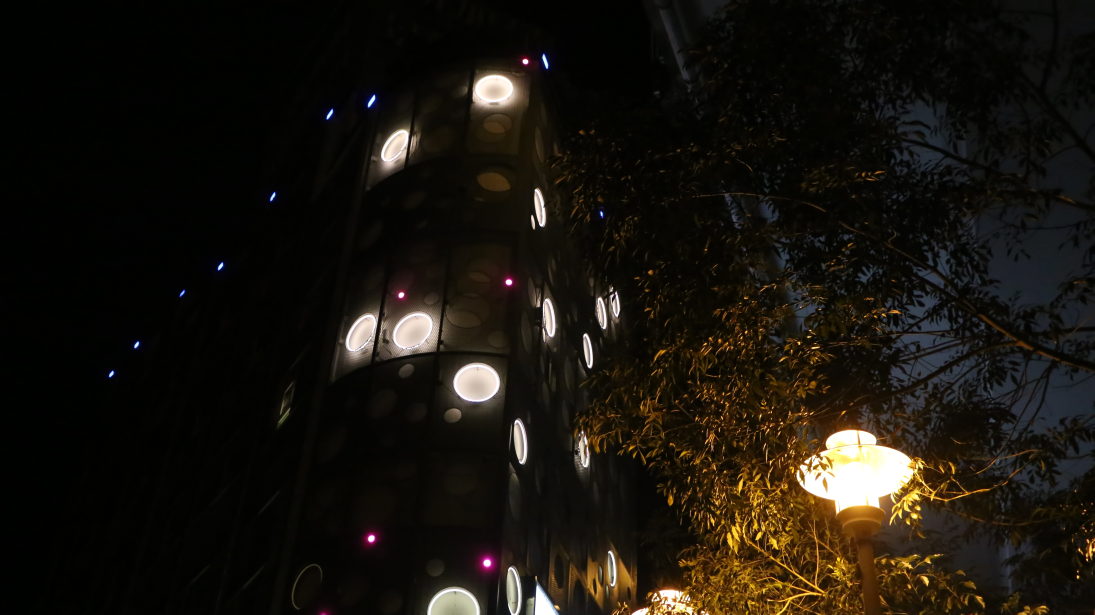
#> input picture hw1_HDR/images/test/IMG_0586.JPG, 5472 x 3072 px (shown at 1/5 size); its folder holds only this picture in this run
$ jupyter execute Image_alignment.ipynb
#> lines starting #> are read from the running program, lines starting #| are printed output that depends on the picture; after the words box and inside, x2 and y2 are one past the last pixel; in counts of white or black regions, pixels touching at a corner belong together
[cell 1]
from pathlib import Path

import cv2
import os.path as op
import matplotlib.pyplot as plt
import numpy as np

[cell 2]
data_pth = op.join("images", "test")
img_set = []

[cell 3]
def imshow(img, cmap=None):
    plt.imshow(img, cmap)
    plt.show()

[cell 4]
img_set.clear()
for img_pth in sorted(Path(data_pth).glob(f'IMG*.JPG')):
    #print(img_pth)
    img = cv2.imread(op.join(img_pth))
#> img is the input picture: shape (3072, 5472, 3); mean B, G, R 14, 20.9, 25.1
    img = cv2.cvtColor(img, cv2.COLOR_BGR2RGB)
    imshow(img)
    img_set.append(img)

[cell 5]
# Alignment: Median Threshold Bitmap
# Take first image as base to alignment
img_name = op.join(data_pth, f'00.JPG')
base_img_bgr =  cv2.cvtColor(img_set[0], cv2.COLOR_RGB2BGR)
#cv2.imwrite(img_name, base_img_bgr)

img_set_copy = img_set.copy()
#> img_set_copy = 1 item
img_base = img_set_copy[0]
img_set_copy.remove(img_base)
pyramid_level = 6

img_base_set = []
for i in range(pyramid_level):
    img_gray = cv2.cvtColor(img_base, cv2.COLOR_RGB2GRAY)
    threshold = np.median(img_gray)
    _, img_thresh = cv2.threshold(img_gray, threshold, 1, cv2.THRESH_BINARY)
    mask_img = cv2.inRange(img_gray, threshold - 10, threshold + 10) / 255
    img_base_set.append((img_thresh, mask_img))
    imshow(img_thresh, 'gray')
    imshow(mask_img, 'gray')

    img_base = cv2.resize(img_base, (round(img_base.shape[1]/2), round(img_base.shape[0]/2)), interpolation=cv2.INTER_CUBIC)
#> this loop made 6 passes
#> pass 1, `img_gray = cv2.cvtColor(img_base, cv2.COLOR_RGB2GRAY)`:
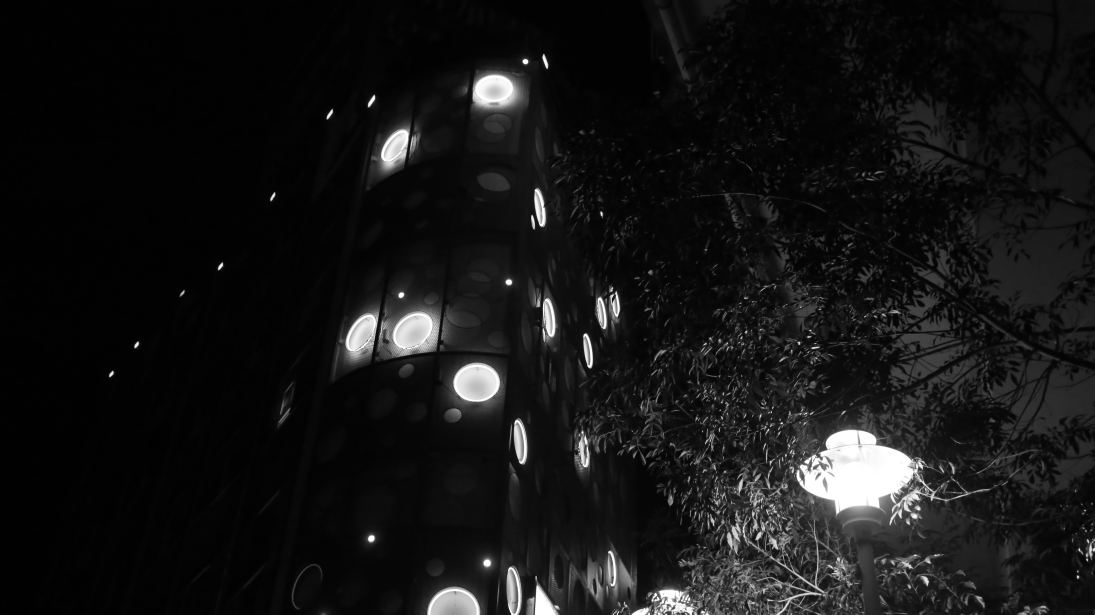
#> img_gray: shape (3072, 5472) (shown at 1/5 size); min 0, max 255, mean 21.4
#> pass 1, `_, img_thresh = cv2.threshold(img_gray, threshold, 1, cv2.THRESH_BINARY)`:
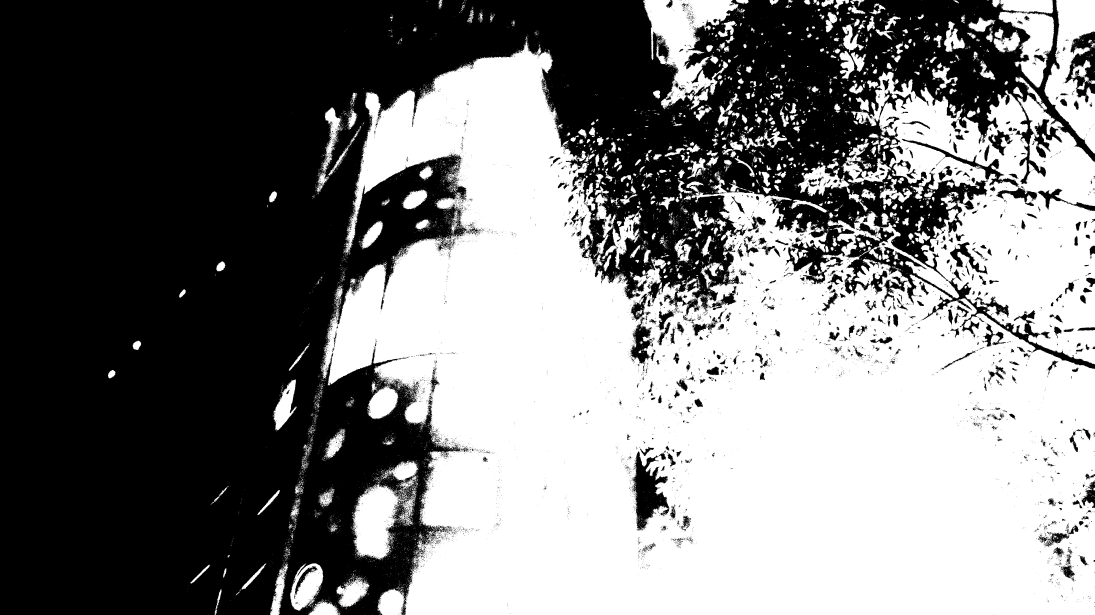
#> img_thresh: shape (3072, 5472) (shown at 1/5 size); values 0 (black) and 1 (white), 48.8% white; 15539 white regions (14427 under 20 px), largest, box (x1, y1, x2, y2) and area: (1606, 202, 5472, 3072) 6494744, (4255, 357, 5472, 1821) 804166, (3215, 0, 3694, 546) 110391
#> pass 1, `mask_img = cv2.inRange(img_gray, threshold - 10, threshold + 10) / 255`:
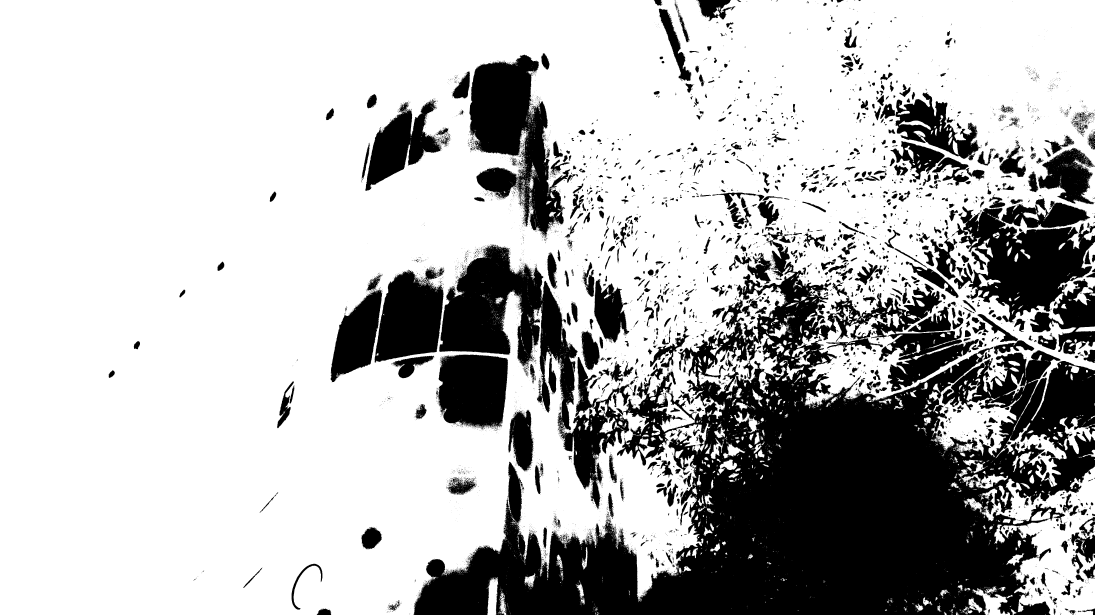
#> mask_img: shape (3072, 5472) float64 (shown at 1/5 size); values 0 (black) and 1 (white), 72.2% white; 9283 black regions (7853 under 20 px), largest, box (x1, y1, x2, y2) and area: (2068, 1149, 5472, 3072) 2611620, (4770, 1032, 5472, 1772) 256438, (2196, 1222, 2888, 2152) 250310
#> pass 2, in imshow (call 4), `plt.show()`:
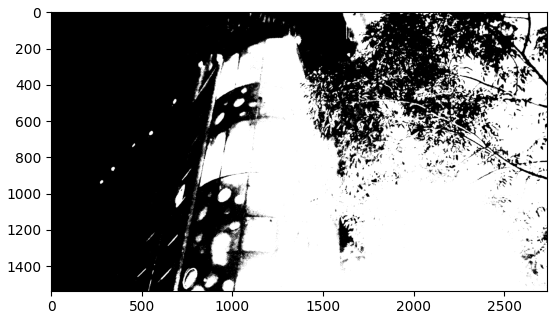
#> figure drawn by matplotlib, 1 panel
#> pass 2, in imshow (call 5), `plt.show()`:
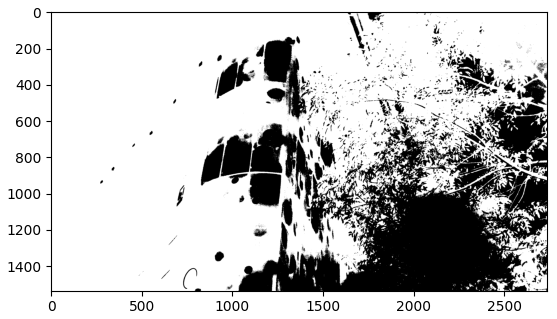
#> figure drawn by matplotlib, 1 panel
#> after the loop:
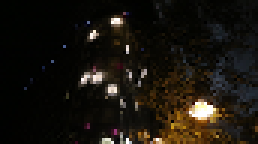
#> img_base: shape (48, 86, 3) (shown 3 times larger); mean R, G, B 24.9, 20.7, 14.1
#> after the loop:
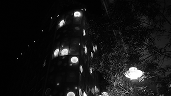
#> img_gray: shape (96, 171); min 0, max 255, mean 21.4
#> after the loop, img_base_set = 6 items

[cell 6]
def img_shift(img, x, y):
    img_size = img.shape
    M = np.float32([[1, 0, x], [0, 1, y]])
    return cv2.warpAffine(img, M, (img_size[1], img_size[0]))

[cell 7]
offset_sets = []
range_offset = [-1, 0, 1]
for x in range_offset:
    for y in range_offset:
        offset_sets.append([x, y])
print(offset_sets)

[cell 8]
def pyramid_compare(img, level):
    # Not reach top of pyramid, recursive call
    last_offset = [0, 0]
    if level < pyramid_level-1:
        img_resize = cv2.resize(img, (round(img.shape[1]/2), round(img.shape[0]/2)), interpolation=cv2.INTER_CUBIC)
        last_offset = pyramid_compare(img_resize, level+1)

    threshold = np.median(img)
    _, img_thresh = cv2.threshold(img, threshold, 1, cv2.THRESH_BINARY)

    lowest_cost = img.shape[0] * img.shape[1]
    for offset in offset_sets:
        img_base, mask = img_base_set[level]
        test_offset = [last_offset[0] * 2 + offset[0], last_offset[1] * 2 + offset[1]]
        img_thresh_shifted = img_shift(img_thresh, test_offset[0], test_offset[1])
        # XOR with base, and not on the mask part
        cost_map = np.logical_and(np.logical_xor(img_base, img_thresh_shifted), np.logical_not(mask))
        cost = np.sum(cost_map)
        #print(last_offset, offset)
        #print(test_offset, cost, level)
        if cost < lowest_cost:
            lowest_cost = cost
            best_offset = test_offset
    #print(best_offset, lowest_cost)
    return best_offset

[cell 9]
for img_index in range(len(img_set_copy)):
    tmp_img = img_set_copy[img_index]
    tmp_img_gray = cv2.cvtColor(tmp_img, cv2.COLOR_RGB2GRAY)
    offset = pyramid_compare(tmp_img_gray, 0)
    img_shifted = img_shift(tmp_img, offset[0], offset[1])
    img_name = op.join(data_pth, f'0{img_index+1}.JPG')
    img_shifted_bgr = cv2.cvtColor(img_shifted, cv2.COLOR_RGB2BGR)
    #cv2.imwrite(img_name, img_shifted_bgr)
    print(offset, img_name)
#> this loop made 0 passes

$ run again, on hw1_HDR/images/test/IMG_0589.JPG
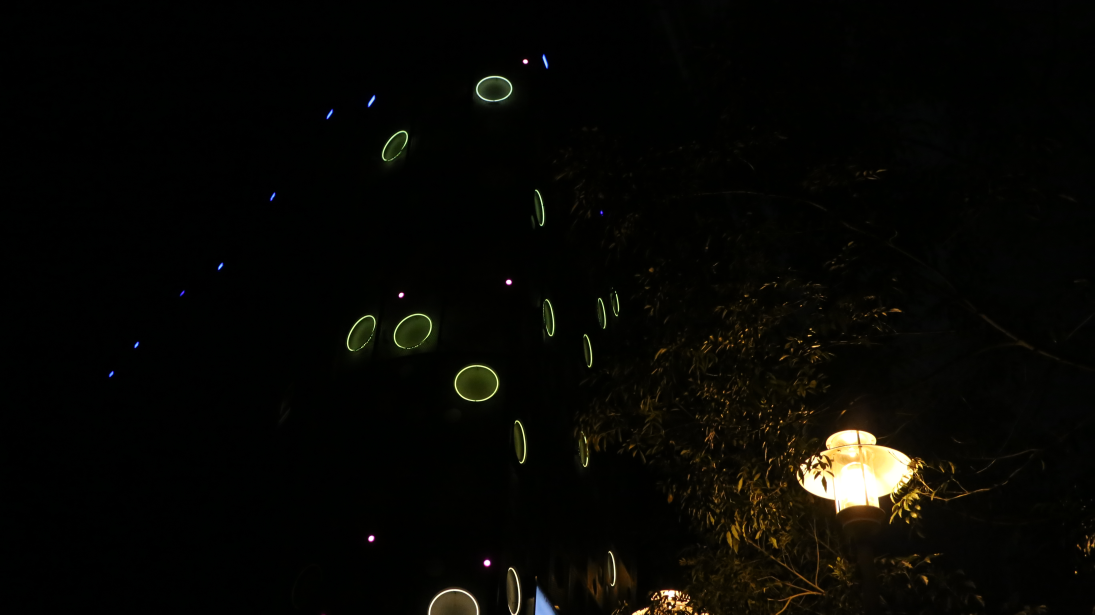
#> input picture hw1_HDR/images/test/IMG_0589.JPG, 5472 x 3072 px (shown at 1/5 size)
#> img is the input picture: shape (3072, 5472, 3); mean B, G, R 3.9, 7.2, 7.6
#> img_set_copy = 1 item
#> the loop `for i in range(pyramid_level):` made 6 passes
#> threshold on passes 1 to 6: 1, 1, 1, 2, 1, 1
#> pass 1, `_, img_thresh = cv2.threshold(img_gray, threshold, 1, cv2.THRESH_BINARY)`:
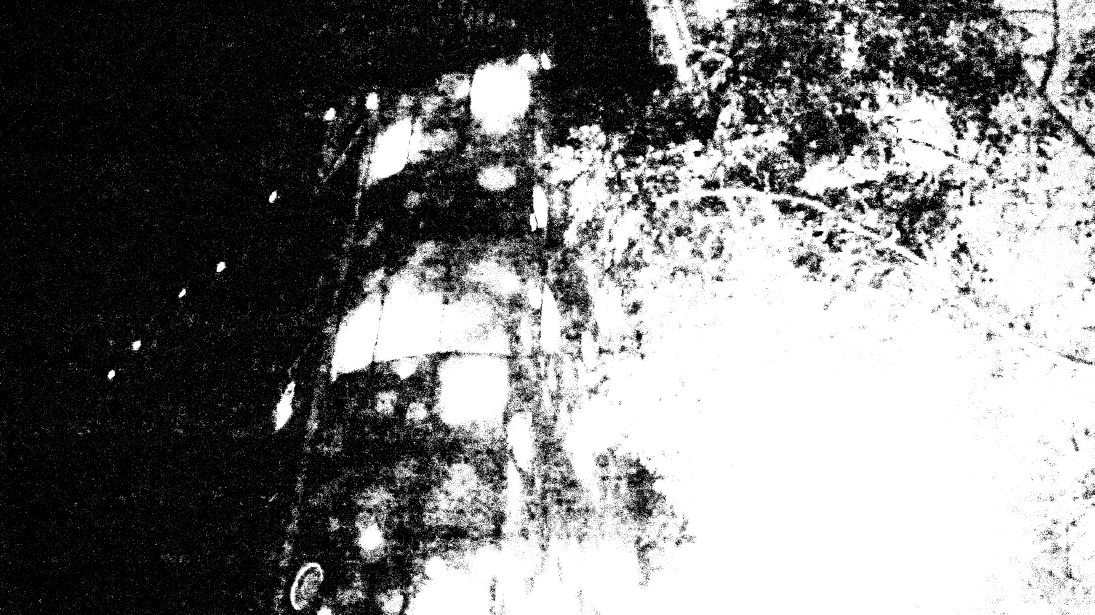
#> img_thresh: shape (3072, 5472) (shown at 1/5 size); values 0 (black) and 1 (white), 49% white; 133237 white regions (129711 under 20 px), largest, box (x1, y1, x2, y2) and area: (1644, 346, 5472, 3072) 6960111, (4927, 0, 5472, 734) 154343, (3221, 0, 3778, 546) 121251
#> after the loop `for i in range(pyramid_level):`:
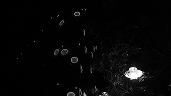
#> img_gray: shape (96, 171); min 0, max 255, mean 7
#> after the loop `for i in range(pyramid_level):`: img_base_set = 6 items

$ run again, on hw1_HDR/images/test/IMG_0590.JPG
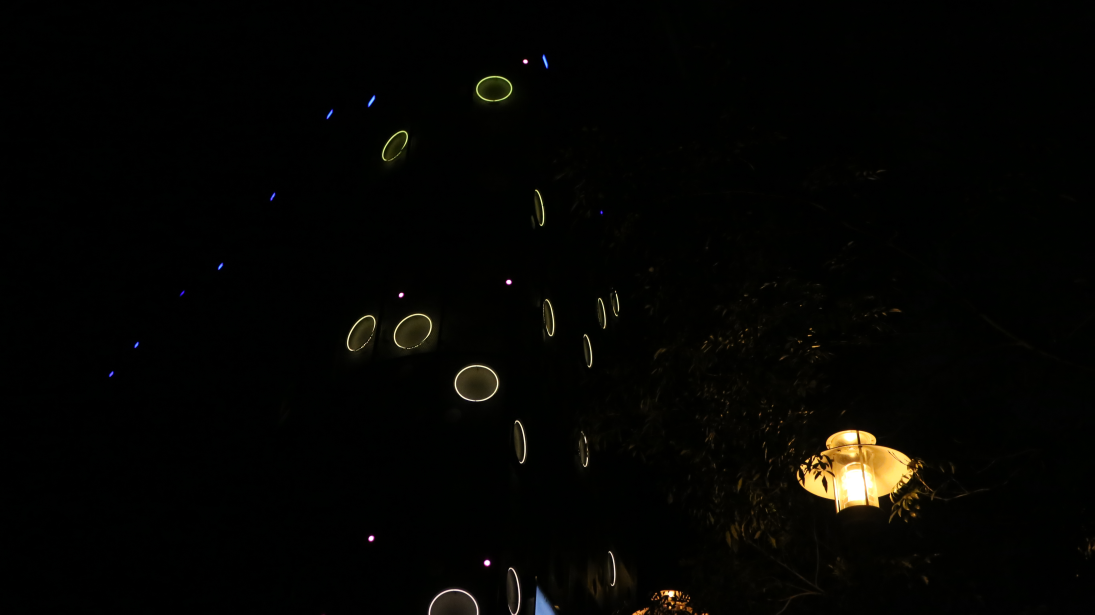
#> input picture hw1_HDR/images/test/IMG_0590.JPG, 5472 x 3072 px (shown at 1/5 size)
#> img is the input picture: shape (3072, 5472, 3); mean B, G, R 2.4, 4.6, 4.8
#> img_set_copy = 1 item
#> the loop `for i in range(pyramid_level):` made 6 passes
#> pass 1, `_, img_thresh = cv2.threshold(img_gray, threshold, 1, cv2.THRESH_BINARY)`:
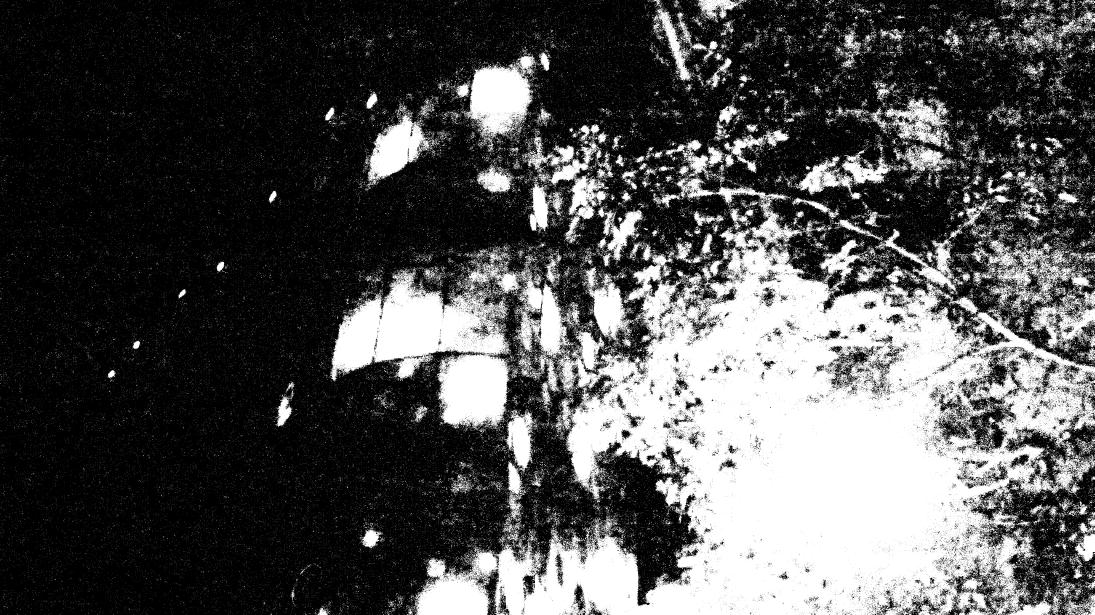
#> img_thresh: shape (3072, 5472) (shown at 1/5 size); values 0 (black) and 1 (white), 31.6% white; 173834 white regions (169172 under 20 px), largest, box (x1, y1, x2, y2) and area: (1650, 866, 5472, 3072) 3744132, (2306, 276, 2680, 692) 87471, (4856, 1184, 5381, 1571) 58487
#> after the loop `for i in range(pyramid_level):`:
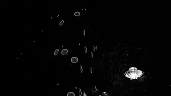
#> img_gray: shape (96, 171); min 0, max 255, mean 4.5
#> after the loop `for i in range(pyramid_level):`: img_base_set = 6 items

$ run again, on hw1_HDR/images/test/IMG_0587.JPG
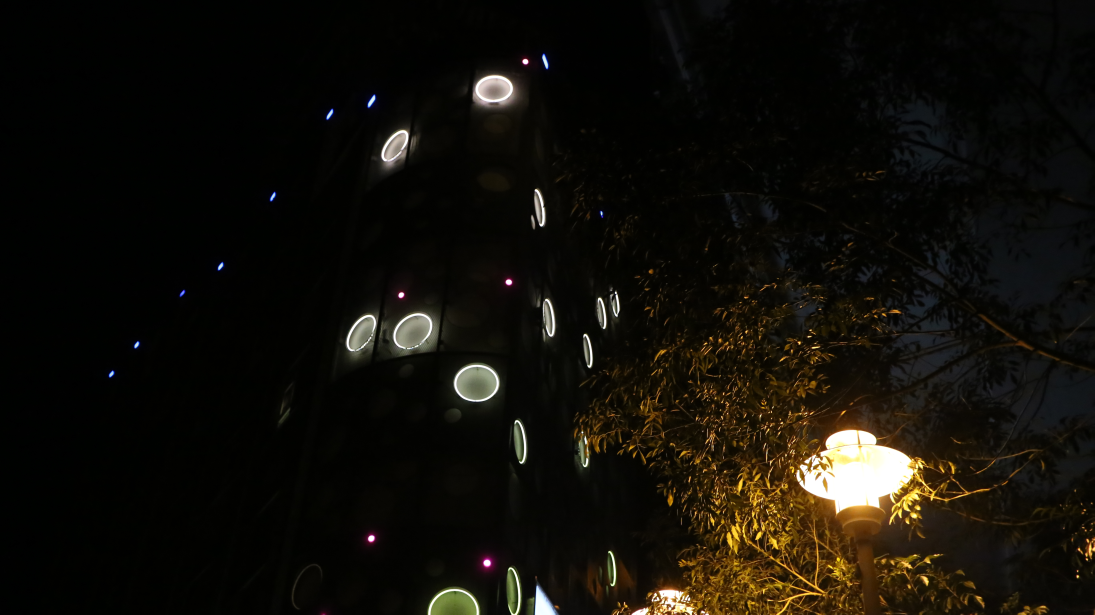
#> input picture hw1_HDR/images/test/IMG_0587.JPG, 5472 x 3072 px (shown at 1/5 size)
#> img is the input picture: shape (3072, 5472, 3); mean B, G, R 9.2, 15.3, 17.9
#> img_set_copy = 1 item
#> after the loop `for i in range(pyramid_level):`:
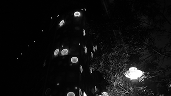
#> img_gray: shape (96, 171); min 0, max 255, mean 15.4
#> after the loop `for i in range(pyramid_level):`: img_base_set = 6 items
